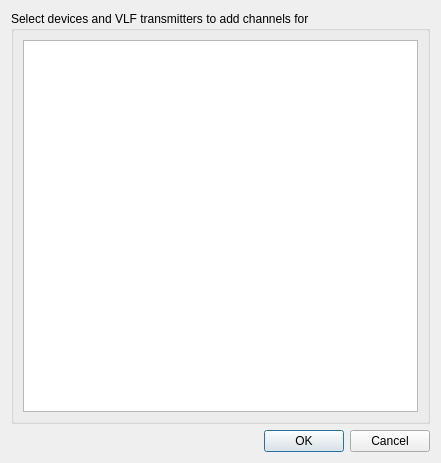
<?xml version="1.0" encoding="UTF-8"?>
<ui version="4.0">
 <class>SIDAddChannelsDialog</class>
 <widget class="QDialog" name="SIDAddChannelsDialog">
  <property name="geometry">
   <rect>
    <x>0</x>
    <y>0</y>
    <width>441</width>
    <height>463</height>
   </rect>
  </property>
  <property name="font">
   <font>
    <family>Liberation Sans</family>
    <pointsize>9</pointsize>
   </font>
  </property>
  <property name="windowTitle">
   <string>Add channels</string>
  </property>
  <layout class="QVBoxLayout" name="verticalLayout">
   <item>
    <widget class="QGroupBox" name="groupBox">
     <property name="title">
      <string>Select devices and VLF transmitters to add channels for</string>
     </property>
     <layout class="QFormLayout" name="formLayout_2">
      <item row="0" column="0" colspan="2">
       <widget class="QTableWidget" name="channels">
        <property name="selectionMode">
         <enum>QAbstractItemView::NoSelection</enum>
        </property>
        <property name="selectionBehavior">
         <enum>QAbstractItemView::SelectRows</enum>
        </property>
        <attribute name="verticalHeaderStretchLastSection">
         <bool>true</bool>
        </attribute>
       </widget>
      </item>
     </layout>
    </widget>
   </item>
   <item>
    <widget class="QDialogButtonBox" name="buttonBox">
     <property name="orientation">
      <enum>Qt::Horizontal</enum>
     </property>
     <property name="standardButtons">
      <set>QDialogButtonBox::Cancel|QDialogButtonBox::Ok</set>
     </property>
    </widget>
   </item>
  </layout>
 </widget>
 <resources/>
 <connections>
  <connection>
   <sender>buttonBox</sender>
   <signal>accepted()</signal>
   <receiver>SIDAddChannelsDialog</receiver>
   <slot>accept()</slot>
   <hints>
    <hint type="sourcelabel">
     <x>257</x>
     <y>31</y>
    </hint>
    <hint type="destinationlabel">
     <x>157</x>
     <y>274</y>
    </hint>
   </hints>
  </connection>
  <connection>
   <sender>buttonBox</sender>
   <signal>rejected()</signal>
   <receiver>SIDAddChannelsDialog</receiver>
   <slot>reject()</slot>
   <hints>
    <hint type="sourcelabel">
     <x>325</x>
     <y>31</y>
    </hint>
    <hint type="destinationlabel">
     <x>286</x>
     <y>274</y>
    </hint>
   </hints>
  </connection>
 </connections>
</ui>
